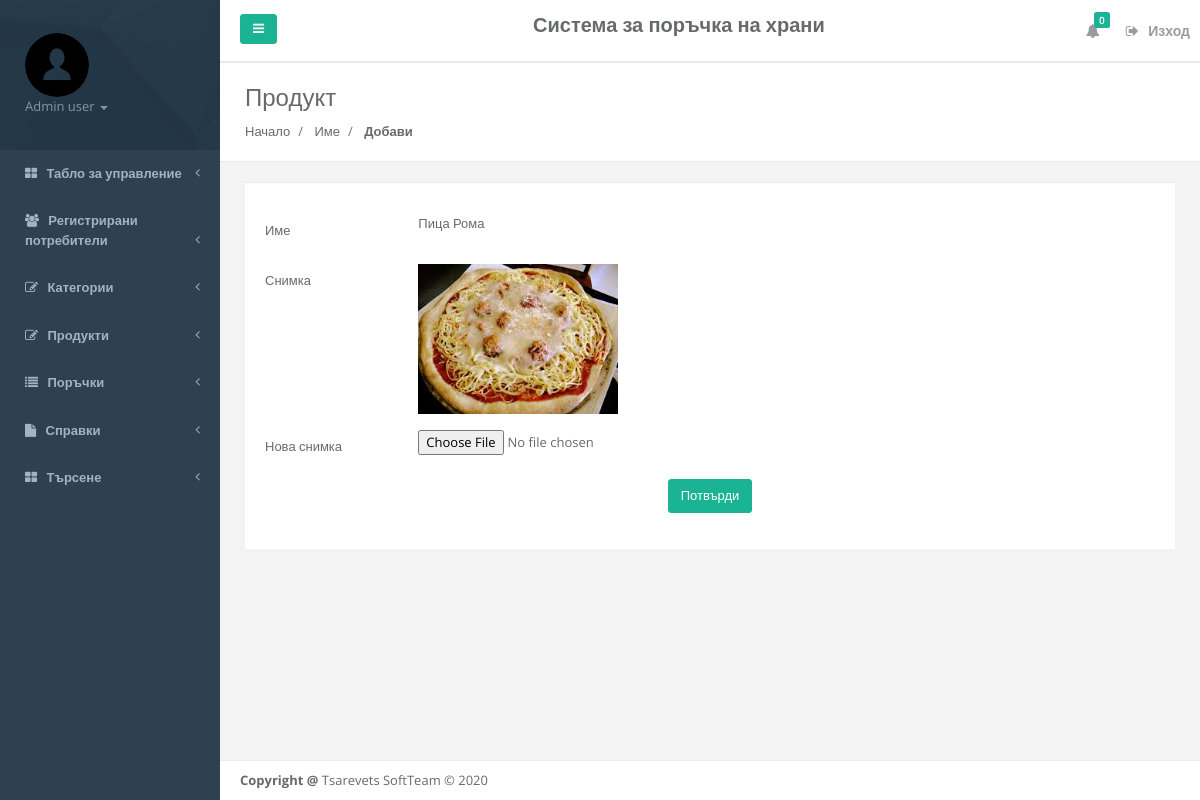
The app's page /admin/changeimage.php?editid=1 (signed in) with its own data.
### tables this page shows
CREATE TABLE `tblfood` (
  `ID` int(10) NOT NULL,
  `CategoryName` varchar(120) DEFAULT NULL,
  `ItemName` varchar(120) DEFAULT NULL,
  `ItemPrice` varchar(120) DEFAULT NULL,
  `ItemDes` varchar(500) DEFAULT NULL,
  `Image` varchar(120) DEFAULT NULL,
  `ItemQty` varchar(120) DEFAULT NULL
);

### admin/changeimage.php (the view, shortened to what this page needs)
<?php
include('includes/dbconnection.php');
if (strlen($_SESSION['fosaid']==0)) {
  header('location:logout.php');
  } else{
  ?>
<!DOCTYPE html>
<html>
<head>
    <link href="css/bootstrap.min.css" rel="stylesheet">
    <link href="font-awesome/css/font-awesome.css" rel="stylesheet">
    <link href="css/plugins/iCheck/custom.css" rel="stylesheet">
    <link href="css/plugins/steps/jquery.steps.css" rel="stylesheet">
    <link href="css/animate.css" rel="stylesheet">
    <link href="css/style.css" rel="stylesheet">
</head>
<body>
    <div id="wrapper">
    <?php include_once('includes/leftbar.php');?>
        <div id="page-wrapper" class="gray-bg">
             <?php include_once('includes/header.php');?>
            <div class="row wrapper border-bottom white-bg page-heading">
            <div class="col-lg-10">
                <h2>Продукт</h2>
                <ol class="breadcrumb">
                    <li class="breadcrumb-item">
                        <a href="dashboard.php">Начало</a>
                    </li>
                    <li class="breadcrumb-item">
                        <a>Име</a>
                    </li>
                    <li class="breadcrumb-item active">
                        <strong>Добави</strong>
                    </li>
                </ol>
            </div>
        </div>
        <div class="wrapper wrapper-content animated fadeInRight">
            <div class="row">
                <div class="col-lg-12">
                    <div class="ibox">
                        <div class="ibox-content">
 <?php
 $cid=$_GET['editid'];
$ret=mysqli_query($con,"select * from tblfood where ID='$cid'");
while ($row=mysqli_fetch_array($ret)) {
?>
                            <form id="submit" action="#" class="wizard-big" method="post" name="submit" enctype="multipart/form-data">
                                    <fieldset>
                                        <div class="form-group row"><label class="col-sm-2 col-form-label">Име</label>
                                                <div class="col-sm-10"><?php  echo $row['ItemName'];?></div>
                                            </div>
                                            <div class="form-group row"><label class="col-sm-2 col-form-label">Снимка</label>
                                                <div class="col-sm-10"><img src="itemimages/<?php echo $row['Image'];?>" width="200" height="150" value="<?php
												echo $row['Image'];?>">
                                                     </div>
                                            </div>
                                            <div class="form-group row"><label class="col-sm-2 col-form-label">Нова снимка</label>
                                                <div class="col-sm-10"><input type="file" name="itemimages" required="true"></div>
                                            </div>
                                        </fieldset>
                                        <?php } ?>
          <p style="text-align: center;"><button type="submit" name="submit" class="btn btn-primary">Потвърди</button></p>
                            </form>
                        </div>
                    </div>
                    </div>
                </div>
            </div>
        <?php include_once('includes/footer.php');?>
        </div>
        </div>
</body>
</html>
<?php }  ?>

### admin/includes/leftbar.php (shortened to what this page needs)
    <nav class="navbar-default navbar-static-side" role="navigation">
        <div class="sidebar-collapse">
            <ul class="nav metismenu" id="side-menu">
                <li class="nav-header">
                    <div class="dropdown profile-element">
                        <img alt="image" class="rounded-circle" src="img/user.png"/>
                        <a data-toggle="dropdown" class="dropdown-toggle" href="#">
                            <?php
$admid=$_SESSION['fosaid'];
$ret=mysqli_query($con,"select AdminName from tbladmin where ID='$admid'");
$row=mysqli_fetch_array($ret);
$name=$row['AdminName'];
?>
                            <span class="text-muted text-xs block"><?php echo $name; ?> <b class="caret"></b></span>
                        </a>
                    </div>
                </li>
                <li>
                    <a href="dashboard.php"><i class="fa fa-th-large"></i> <span class="nav-label">Табло за управление</span> <span class="fa arrow"></span></a>
                                    </li>
                                    <li>
                    <a href="user-detail.php"><i class="fa fa-users"></i> <span class="nav-label">Регистрирани потребители</span> <span class="fa arrow"></span></a>
                                    </li>
                <li>
                    <a href="#"><i class="fa fa-edit"></i> <span class="nav-label">Категории</span><span class="fa arrow"></span></a>
                </li>
 <li>
                    <a href="#"><i class="fa fa-edit"></i> <span class="nav-label">Продукти</span><span class="fa arrow"></span></a>
                </li>
                <li>
                    <a href="#"><i class="fa fa-list"></i> <span class="nav-label">Поръчки</span><span class="fa arrow"></span></a>
                </li>
                   <li>
                    <a href="#"><i class="fa fa-file"></i> <span class="nav-label">Справки</span><span class="fa arrow"></span></a>
                </li>
                <li>
                    <a href="search.php"><i class="fa fa-th-large"></i> <span class="nav-label">Търсене</span> <span class="fa arrow"></span></a>
                                    </li>
            </ul>
        </div>
    </nav>

### records on screen
tblfood: ItemName "Пица Рома", Image (picture)

### other values on screen
$name "Admin user"
$num "0"
